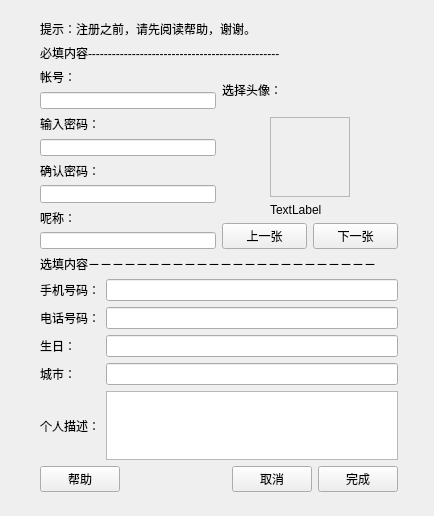
<?xml version="1.0" encoding="UTF-8"?>
<ui version="4.0">
 <class>informationBoxForm</class>
 <widget class="QWidget" name="informationBoxForm">
  <property name="geometry">
   <rect>
    <x>0</x>
    <y>0</y>
    <width>434</width>
    <height>516</height>
   </rect>
  </property>
  <property name="windowTitle">
   <string>Form</string>
  </property>
  <widget class="QWidget" name="layoutWidget">
   <property name="geometry">
    <rect>
     <x>40</x>
     <y>20</y>
     <width>358</width>
     <height>472</height>
    </rect>
   </property>
   <layout class="QVBoxLayout" name="verticalLayout_3">
    <item>
     <widget class="QLabel" name="label_10">
      <property name="text">
       <string>提示：注册之前，请先阅读帮助，谢谢。</string>
      </property>
     </widget>
    </item>
    <item>
     <layout class="QGridLayout" name="gridLayout_3">
      <item row="0" column="0" colspan="2">
       <widget class="QLabel" name="label">
        <property name="text">
         <string>必填内容------------------------------------------------</string>
        </property>
       </widget>
      </item>
      <item row="1" column="0">
       <layout class="QVBoxLayout" name="verticalLayout">
        <item>
         <widget class="QLabel" name="LoginLabel">
          <property name="text">
           <string>帐号：</string>
          </property>
         </widget>
        </item>
        <item>
         <widget class="QLineEdit" name="accountLineEdit"/>
        </item>
        <item>
         <widget class="QLabel" name="label_2">
          <property name="text">
           <string>输入密码：</string>
          </property>
         </widget>
        </item>
        <item>
         <widget class="QLineEdit" name="passwordLineEdit"/>
        </item>
        <item>
         <widget class="QLabel" name="label_3">
          <property name="text">
           <string>确认密码：</string>
          </property>
         </widget>
        </item>
        <item>
         <widget class="QLineEdit" name="confirmPwdLineEdit"/>
        </item>
        <item>
         <widget class="QLabel" name="label_4">
          <property name="text">
           <string>呢称：</string>
          </property>
         </widget>
        </item>
        <item>
         <widget class="QLineEdit" name="nicknameLineEdit"/>
        </item>
       </layout>
      </item>
      <item row="1" column="1">
       <layout class="QGridLayout" name="gridLayout_2">
        <item row="0" column="0" colspan="2">
         <widget class="QLabel" name="label_11">
          <property name="text">
           <string>选择头像：</string>
          </property>
         </widget>
        </item>
        <item row="1" column="0">
         <spacer name="horizontalSpacer">
          <property name="orientation">
           <enum>Qt::Horizontal</enum>
          </property>
          <property name="sizeHint" stdset="0">
           <size>
            <width>40</width>
            <height>20</height>
           </size>
          </property>
         </spacer>
        </item>
        <item row="1" column="1">
         <layout class="QVBoxLayout" name="verticalLayout_2">
          <item>
           <widget class="QFrame" name="avatarFrame">
            <property name="minimumSize">
             <size>
              <width>80</width>
              <height>80</height>
             </size>
            </property>
            <property name="maximumSize">
             <size>
              <width>80</width>
              <height>80</height>
             </size>
            </property>
            <property name="frameShape">
             <enum>QFrame::StyledPanel</enum>
            </property>
            <property name="frameShadow">
             <enum>QFrame::Raised</enum>
            </property>
           </widget>
          </item>
          <item>
           <widget class="QLabel" name="avatarLabel">
            <property name="text">
             <string>TextLabel</string>
            </property>
           </widget>
          </item>
         </layout>
        </item>
        <item row="1" column="2">
         <spacer name="horizontalSpacer_2">
          <property name="orientation">
           <enum>Qt::Horizontal</enum>
          </property>
          <property name="sizeHint" stdset="0">
           <size>
            <width>40</width>
            <height>20</height>
           </size>
          </property>
         </spacer>
        </item>
        <item row="2" column="0" colspan="3">
         <layout class="QHBoxLayout" name="horizontalLayout">
          <item>
           <widget class="QPushButton" name="pastButton">
            <property name="text">
             <string>上一张</string>
            </property>
           </widget>
          </item>
          <item>
           <widget class="QPushButton" name="nextButton">
            <property name="text">
             <string>下一张</string>
            </property>
           </widget>
          </item>
         </layout>
        </item>
       </layout>
      </item>
     </layout>
    </item>
    <item>
     <spacer name="verticalSpacer">
      <property name="orientation">
       <enum>Qt::Vertical</enum>
      </property>
      <property name="sizeHint" stdset="0">
       <size>
        <width>356</width>
        <height>13</height>
       </size>
      </property>
     </spacer>
    </item>
    <item>
     <layout class="QGridLayout" name="gridLayout">
      <item row="0" column="0" colspan="2">
       <widget class="QLabel" name="label_5">
        <property name="text">
         <string>选填内容－－－－－－－－－－－－－－－－－－－－－－－－</string>
        </property>
       </widget>
      </item>
      <item row="1" column="0">
       <widget class="QLabel" name="label_6">
        <property name="text">
         <string>手机号码：</string>
        </property>
       </widget>
      </item>
      <item row="1" column="1">
       <widget class="QLineEdit" name="mobileNumLineEdit"/>
      </item>
      <item row="2" column="0">
       <widget class="QLabel" name="label_7">
        <property name="text">
         <string>电话号码：</string>
        </property>
       </widget>
      </item>
      <item row="2" column="1">
       <widget class="QLineEdit" name="phoneNumLineEdit"/>
      </item>
      <item row="3" column="0">
       <widget class="QLabel" name="label_8">
        <property name="text">
         <string>生日：</string>
        </property>
       </widget>
      </item>
      <item row="4" column="0">
       <widget class="QLabel" name="label_9">
        <property name="text">
         <string>城市：</string>
        </property>
       </widget>
      </item>
      <item row="4" column="1">
       <widget class="QLineEdit" name="cityLineEdit"/>
      </item>
      <item row="5" column="1">
       <widget class="QTextEdit" name="aboutTextEdit">
        <property name="minimumSize">
         <size>
          <width>0</width>
          <height>0</height>
         </size>
        </property>
        <property name="maximumSize">
         <size>
          <width>16777215</width>
          <height>80</height>
         </size>
        </property>
       </widget>
      </item>
      <item row="3" column="1">
       <widget class="QLineEdit" name="birthdayLineEdit"/>
      </item>
      <item row="5" column="0">
       <widget class="QLabel" name="label_12">
        <property name="text">
         <string>个人描述：</string>
        </property>
       </widget>
      </item>
     </layout>
    </item>
    <item>
     <layout class="QHBoxLayout" name="horizontalLayout_2">
      <item>
       <widget class="QPushButton" name="helpPushButton">
        <property name="text">
         <string>帮助</string>
        </property>
       </widget>
      </item>
      <item>
       <spacer name="horizontalSpacer_3">
        <property name="orientation">
         <enum>Qt::Horizontal</enum>
        </property>
        <property name="sizeHint" stdset="0">
         <size>
          <width>40</width>
          <height>20</height>
         </size>
        </property>
       </spacer>
      </item>
      <item>
       <widget class="QPushButton" name="quitPushButton">
        <property name="text">
         <string>取消</string>
        </property>
       </widget>
      </item>
      <item>
       <widget class="QPushButton" name="OKPushButton">
        <property name="text">
         <string>完成</string>
        </property>
       </widget>
      </item>
     </layout>
    </item>
   </layout>
  </widget>
 </widget>
 <resources/>
 <connections/>
</ui>
